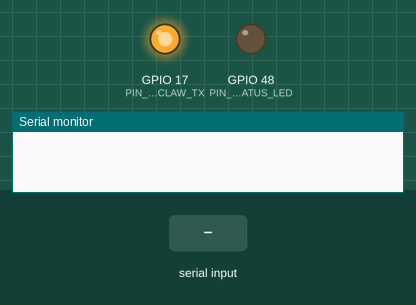
This sketch was run on a simulated ESP32-S3. Shown: output pins drawn as LEDs (lit = HIGH), the last lines printed to the serial monitor. The test bench sets the inputs (shaded band).

Above: at 0.1 s.
At 1.8 s:
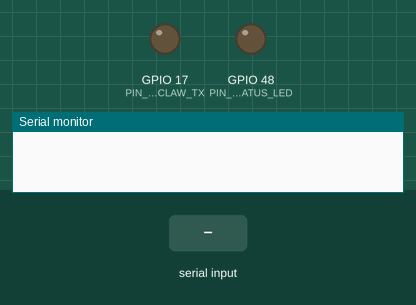
1.9 s: "1" received over the second serial link
At 3.0 s:
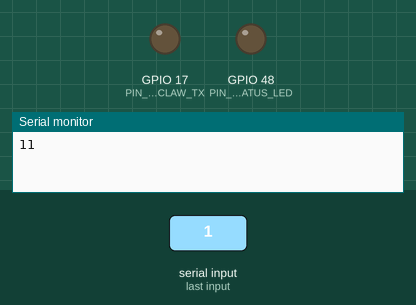
Timing chart, 0 to 4.9 s (numbered marks = the images above; inputs shaded):
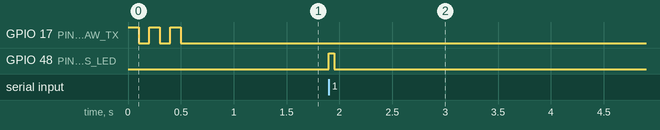

The sketch:

rpi_motor_test_esp32.ino
```cpp
#include <Arduino.h>
#include <HardwareSerial.h>

// Target board: Freenove ESP32-S3 WROOM (dual USB-port development board).

// ── Pin assignments for RoboClaw UART link ──────────────────────────────────
// RoboClaw Multi-Unit Mode must remain OFF so S2 provides a normal UART TX
// signal for replies and command acknowledgements back to GPIO 16.
static const int PIN_ROBOCLAW_RX = 16;  // ESP32 receives from RoboClaw (S2)
static const int PIN_ROBOCLAW_TX = 17;  // ESP32 transmits to  RoboClaw (S1)

// Status LED: flashes only when a byte arrives from the RoboClaw on S2.
// This is intentionally separate from the USB serial streams so it cannot
// corrupt the packet-serial replies forwarded to the Raspberry Pi.
#ifdef LED_BUILTIN
  static const int PIN_STATUS_LED = LED_BUILTIN;
#else
  static const int PIN_STATUS_LED = 2;
#endif

static const uint32_t STATUS_LED_PULSE_MS = 50;
static unsigned long status_led_off_at = 0;

// ── Baud rates ───────────────────────────────────────────────────────────────
static const uint32_t BAUD_RPI      = 115200;  // USB Serial       ↔ Raspberry Pi
static const uint32_t BAUD_ROBOCLAW =  38400;  // Hardware UART1   ↔ RoboClaw

// Set true only while diagnosing RoboClaw read responses. With tracing enabled,
// connect a second USB cable to the LEFT/native USB port and open its serial
// monitor at 115200 baud. Replies remain binary-clean on Serial0 (the RIGHT
// CH343 port connected to the Raspberry Pi) and are printed as hex on Serial.
static const bool ENABLE_ROBOCLAW_RX_TRACE = false;

// ── Hardware Serial instance ─────────────────────────────────────────────────
HardwareSerial roboclawSerial(1);

// ── Diagnostic Byte Counters ─────────────────────────────────────────────────
static unsigned long bytes_from_pi       = 0;
static unsigned long bytes_from_roboclaw = 0;

// ──────────────────────────────────────────────────────────────────────────────
void setup() {
  // 1. Hardware Startup Diagnostic: Blink Pin 17 LED 3 times
  // This visually proves to the user that Pin 17 and breakout board LEDs work.
  pinMode(PIN_ROBOCLAW_TX, OUTPUT);
  for (int i = 0; i < 3; i++) {
    digitalWrite(PIN_ROBOCLAW_TX, HIGH);
    delay(100);
    digitalWrite(PIN_ROBOCLAW_TX, LOW);
    delay(100);
  }

  // 2. Initialize USB-CDC (Left Port) and CH343 Hardware UART0 (Right Port)
  Serial.begin(BAUD_RPI);
  Serial0.begin(BAUD_RPI);

  pinMode(PIN_STATUS_LED, OUTPUT);
  digitalWrite(PIN_STATUS_LED, LOW);

  // 3. Hardware UART1 → RoboClaw
  roboclawSerial.begin(BAUD_ROBOCLAW, SERIAL_8N1, PIN_ROBOCLAW_RX, PIN_ROBOCLAW_TX);
}

// ──────────────────────────────────────────────────────────────────────────────
void loop() {
  // End a previously scheduled reply-activity pulse without blocking UART work.
  if (status_led_off_at != 0 && millis() >= status_led_off_at) {
    digitalWrite(PIN_STATUS_LED, LOW);
    status_led_off_at = 0;
  }

  // RPi → RoboClaw: forward from Native USB (Serial)
  while (Serial.available() > 0) {
    uint8_t c = Serial.read();
    roboclawSerial.write(c);
    bytes_from_pi++;
  }

  // RPi → RoboClaw: forward from CH343 UART (Serial0)
  while (Serial0.available() > 0) {
    uint8_t c = Serial0.read();
    roboclawSerial.write(c);
    bytes_from_pi++;
  }

  // RoboClaw → RPi: forward reply to BOTH USB streams
  bool received_roboclaw_reply = false;
  uint8_t reply_bytes[64];
  size_t reply_length = 0;
  while (roboclawSerial.available() > 0) {
    uint8_t b = roboclawSerial.read();
    Serial0.write(b);
    if (ENABLE_ROBOCLAW_RX_TRACE) {
      if (reply_length < sizeof(reply_bytes)) {
        reply_bytes[reply_length++] = b;
      }
    } else {
      Serial.write(b);
    }
    bytes_from_roboclaw++;
    received_roboclaw_reply = true;
  }

  if (ENABLE_ROBOCLAW_RX_TRACE && reply_length > 0) {
    Serial.print("[RoboClaw RX]");
    for (size_t i = 0; i < reply_length; ++i) {
      Serial.print(" 0x");
      if (reply_bytes[i] < 0x10) Serial.print('0');
      Serial.print(reply_bytes[i], HEX);
    }
    Serial.println();
  }

  // If this LED never flashes during a Pi-side read request, GPIO 16 has not
  // received a reply from RoboClaw S2. If it flashes but Python still times
  // out, the issue is downstream in the ESP32-to-Pi USB serial path.
  if (received_roboclaw_reply) {
    digitalWrite(PIN_STATUS_LED, HIGH);
    status_led_off_at = millis() + STATUS_LED_PULSE_MS;
  }
}
```

Measured:
- after the input at 1.9 s, GPIO 48 (PIN_STATUS_LED): LOW → HIGH at once, → LOW 0.05 s later
